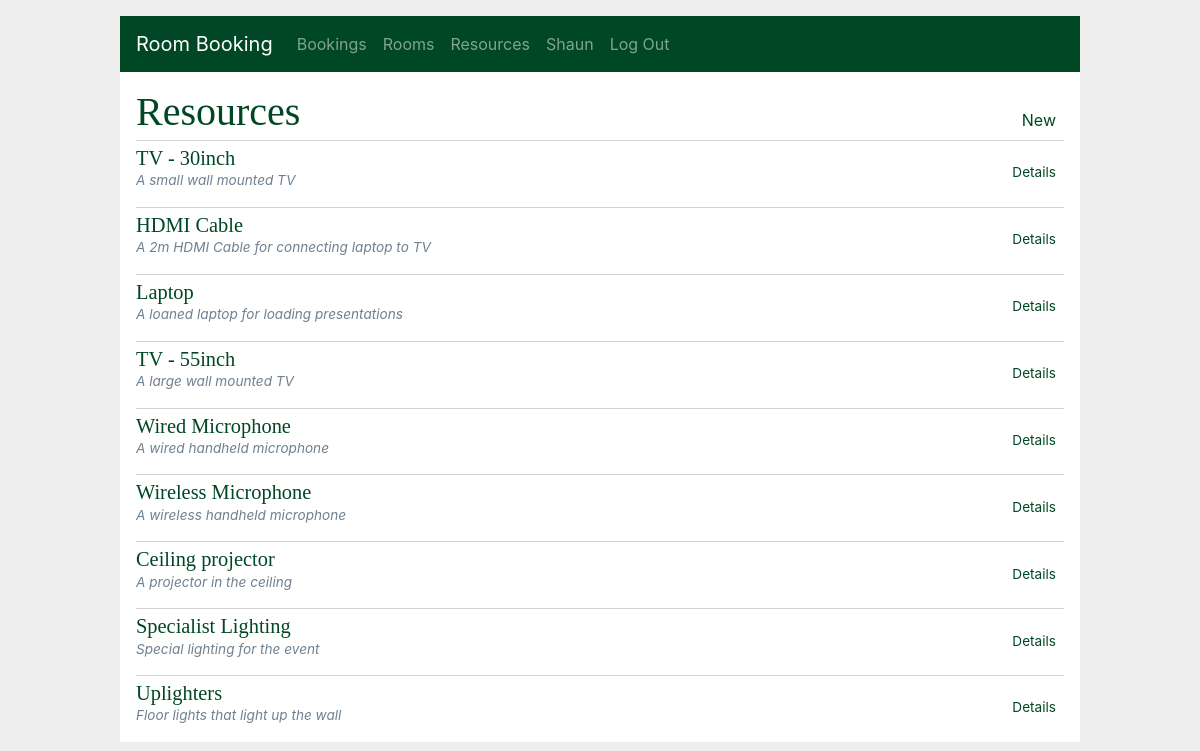
Before: /resources/ (signed in) with the older database file.
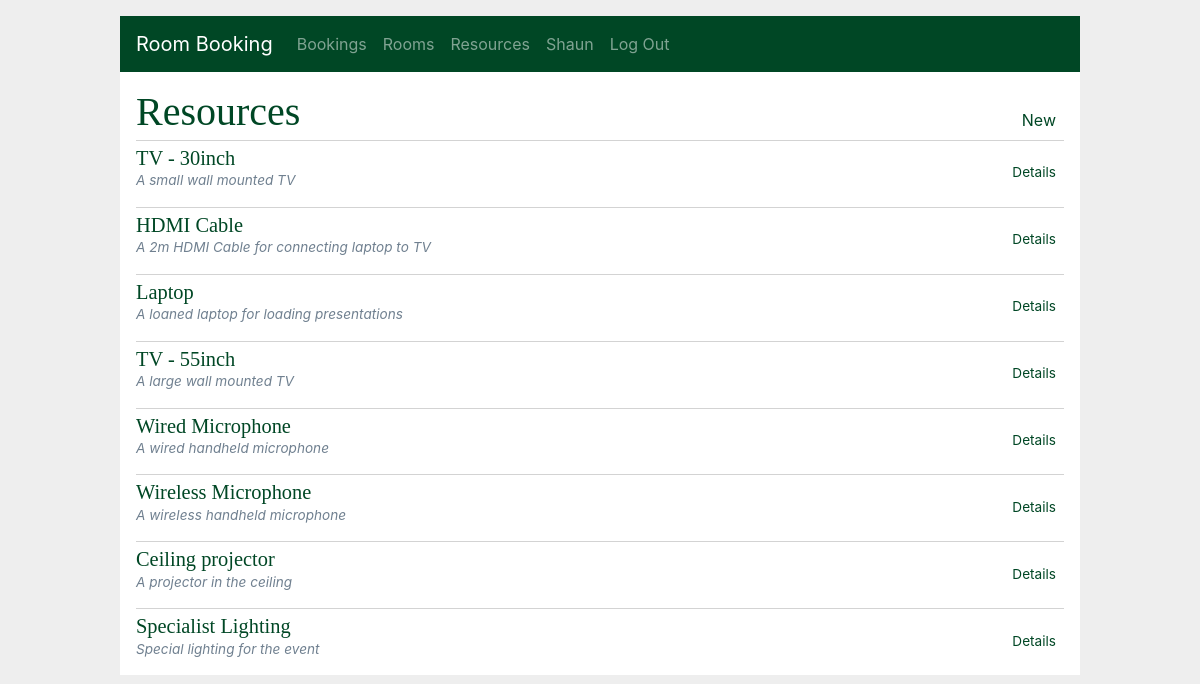
After: the same page with the newer database file.
### app/models/resource.py (models this page shows, shortened)
class Resource(db.Model):
    __tablename__ = 'resources'
    id = db.Column(db.Integer, primary_key=True, autoincrement=True, nullable=False)
    name = db.Column(db.String(150), unique=True, nullable=False)
    description = db.Column(db.String, nullable=False)
    room_resources = db.relationship('RoomResource', back_populates="resource", cascade='all, delete, delete-orphan')

### app/resources/routes.py (the view)
@bp.route('/')
@login_required
def index():
    resources = Resource.query.all()
    return render_template('resources/index.html', resources=resources)

### app/main/routes.py (called while the page is built)
@bp.before_app_request
def load_logged_in_user():
    user_id = session.get('user_id')
    if user_id is None:
        g.user = None
    else:
        g.user = User.query.filter_by(
                id=user_id).first()

def login_required(view):
    @functools.wraps(view)
    def wrapped_view(**kwargs):
        if g.user is None:
            return redirect(url_for('main.login'))
        return view(**kwargs)
    return wrapped_view

### app/templates/resources/index.html
{% extends 'base.html' %}
{% block header %}
  <h1>{% block title %}Resources{% endblock %}</h1>
  {% if g.user.role == 'admin' %}
    <a class="action" href="{{ url_for('resources.create') }}">New</a>
  {% endif %}
{% endblock %}
{% block content %}
  {% for resource in resources %}
    <article class="booking">
      <header>
        <div>
          <a href="{{ url_for('resources.details', id=resource['id']) }}"><h1>{{ resource['name'] }}</h1></a>
          <div class="about"> {{ resource['description'] }}</div>
        </div>
        <div>
          <a class="action" href="{{ url_for('resources.details', id=resource['id']) }}">Details</a>
        </div>
      </header>
    </article>
    {% if not loop.last %}
      <hr style="margin-bottom: 0">
    {% endif %}
  {% endfor %}
{% endblock %}

Changed rows visible on the page:
removed Resource: name "Uplighters", description "Floor lights that light up the wall"
